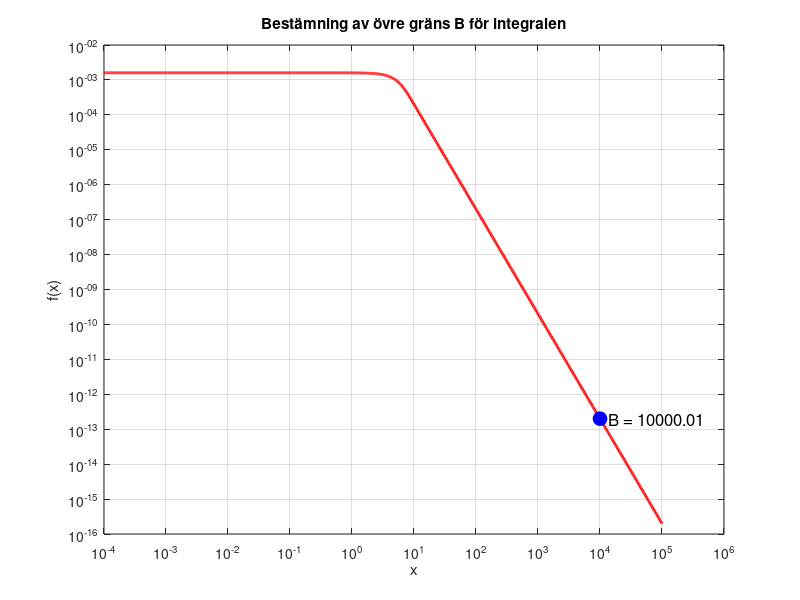

The MATLAB script that drew this image:
% Uppgift 6b: Bestäm en övre gräns B där svansintegralen är tillräckligt liten
clear; clc;

% Definiera funktionen f(x)
f = @(x) (1 - exp(-(x/5).^3)) ./ (5*x.^3);

% Definiera svansintegralen som funktion av B
svansintegral = @(B) integral(f, B, Inf, 'RelTol', 1e-9);

% Sätt startvärde för B och bestäm felgräns
B = 0.01;            % Startvärde för övre gräns B
felgrans = 1e-9;     % Accepterad felgräns för svansintegralen

% Iterativt öka B tills svansintegralen är mindre än felgränsen
while svansintegral(B) > felgrans
    B = B + 1; % Öka B stegvis
end

% Visa resultat
fprintf('Övre gräns B där svansintegralen < %.1e: B = %.2f\n', felgrans, B);

% Plotta funktionen för att visualisera svansen
x = logspace(-4, log10(B) + 1, 1000);
y = f(x);

figure;
plot(x, y, 'r-', 'LineWidth', 2);
xlabel('x');
ylabel('f(x)');
title('Bestämning av övre gräns B för integralen');
grid on;
set(gca, 'XScale', 'log', 'YScale', 'log'); % Log-log skala för tydlighet

% Markera funnen B på grafen
hold on;
plot(B, f(B), 'bo', 'MarkerSize', 10, 'MarkerFaceColor', 'b');
text(B, f(B), sprintf('  B = %.2f', B), 'FontSize', 12);

% Spara och skriva ut resultat
saveas(gcf, 'question6b_plot.png');
fileID = fopen('question6b_results.txt', 'w');
fprintf(fileID, 'Övre gräns B där svansintegralen < %.1e: B = %.8f\n', felgrans, B);
fclose(fileID);
